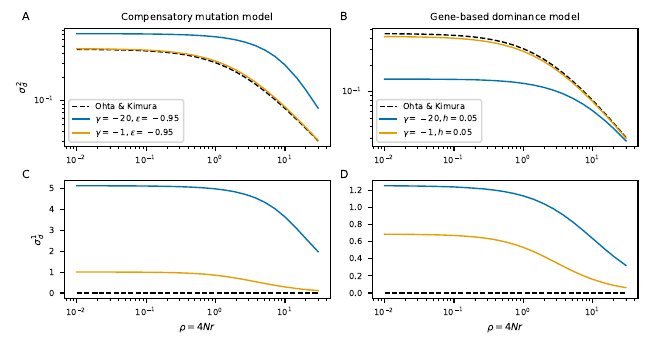

Write Python code to recreate this figure.
# Unconditioned vs allele count-conditioned LD.  Four panels, first two showing
# Hudson slices in the with rho=1 and rho=10 for neutrality and with gamma=-5
# at both loci. Second two panels show \sigma_d^2 and \sigma_d^1 for nuetrality
# and using all SNPs with gamma=-5, as well as conditioning on doubletons,
# tripletons, and few other frequencies.

import moments.TwoLocus
import matplotlib.pylab as plt
import numpy as np
import pickle
import time
import gzip

# set font sizes
import matplotlib

plt.rcParams["legend.title_fontsize"] = "xx-small"
matplotlib.rc("xtick", labelsize=6)
matplotlib.rc("ytick", labelsize=6)
matplotlib.rc("axes", labelsize=7)
matplotlib.rc("axes", titlesize=7)
matplotlib.rc("legend", fontsize=6)

from bokeh.palettes import Colorblind

colors = Colorblind[8]

gammas = [-1, -20]
h = 0.05
eps = -0.95


try:
    spectra_compens = pickle.load(gzip.open("data/compensatory.bp", "rb"))
except IOError:
    rhos = np.concatenate((np.logspace(-2, 1, 22), [15, 20, 30]))
    spectra_compens = {}
    spectra_compens["rhos"] = rhos
    n = 50
    for gamma in gammas:
        spectra_compens[(gamma, eps)] = {}
        sel_params = moments.TwoLocus.Util.additive_epistasis(gamma, eps)
        for rho in rhos:
            time1 = time.time()
            print("rho:", rho)
            F_c = moments.TwoLocus.Demographics.equilibrium(
                n, rho=rho, sel_params=sel_params
            )
            spectra_compens[(gamma, eps)][rho] = F_c
            print(" finished in", int(time.time() - time1), "seconds")
            print(" min:", F_c.min())
            print(" sd1:", F_c.D() / F_c.pi2())
            print()
    pickle.dump(spectra_compens, gzip.open("data/compensatory.bp", "wb+"))

try:
    spectra_gene = pickle.load(gzip.open("data/gene_based.bp", "rb"))
except IOError:
    rhos = np.concatenate((np.logspace(-2, 1, 22), [15, 20, 30]))
    spectra_gene = {}
    spectra_gene["rhos"] = rhos
    for gamma in gammas:
        if abs(gamma) >= 5:
            n = 60
        else:
            n = 50
        print("gamma:", gamma)
        spectra_gene[(gamma, eps)] = {}
        sel_params = moments.TwoLocus.Util.gene_based_dominance(gamma, h)
        for rho in rhos:
            time1 = time.time()
            print("rho:", rho)
            F_g = moments.TwoLocus.Demographics.equilibrium(
                n, rho=rho, sel_params_general=sel_params
            )
            spectra_gene[(gamma, h)][rho] = F_g
            print(" finished in", int(time.time() - time1), "seconds")
            print(" min:", F_g.min())
            print(" sd1:", F_g.D() / F_g.pi2())
            print()
    pickle.dump(spectra_gene, gzip.open("data/gene_based.bp", "wb+"))


rhos = spectra_compens["rhos"]
ok = (5 + rhos / 2) / (11 + 13 * rhos / 2 + rhos ** 2 / 2)

# compensatory, sd2
sd1_1 = []
sd1_20 = []
sd2_1 = []
sd2_20 = []
for rho in rhos:
    F = spectra_compens[(-20, -0.95)][rho]
    D = F.D()
    D2 = F.D2()
    pi2 = F.pi2()
    sd1_20.append(D / pi2)
    sd2_20.append(D2 / pi2)

for rho in rhos:
    F = spectra_compens[(-1, -0.95)][rho]
    D = F.D()
    D2 = F.D2()
    pi2 = F.pi2()
    sd1_1.append(D / pi2)
    sd2_1.append(D2 / pi2)

sd1_1g = []
sd1_20g = []
sd2_1g = []
sd2_20g = []
for rho in rhos:
    F = spectra_gene[(-20, 0.05)][rho]
    D = F.D()
    D2 = F.D2()
    pi2 = F.pi2()
    sd1_20g.append(D / pi2)
    sd2_20g.append(D2 / pi2)

for rho in rhos:
    F = spectra_gene[(-1, 0.05)][rho]
    D = F.D()
    D2 = F.D2()
    pi2 = F.pi2()
    sd1_1g.append(D / pi2)
    sd2_1g.append(D2 / pi2)

fig = plt.figure(937492, figsize=(6.5, 3.5))
fig.clf()

ax1 = plt.subplot(2, 2, 1)
ax2 = plt.subplot(2, 2, 2)
ax3 = plt.subplot(2, 2, 3)
ax4 = plt.subplot(2, 2, 4)

ax1.plot(rhos, ok, "k--", lw=1, label="Ohta & Kimura")
ax2.plot(rhos, ok, "k--", lw=1, label="Ohta & Kimura")
ax3.plot(rhos, 0 * ok, "k--", lw=1, label=None)
ax4.plot(rhos, 0 * ok, "k--", lw=1, label=None)

# compensatory mutations sigma_d2
ax1.plot(
    rhos, sd2_20, "-", color=colors[0], lw=1, label=r"$\gamma=-20, \epsilon=-0.95$"
)
ax1.plot(rhos, sd2_1, "-", color=colors[1], lw=1, label=rf"$\gamma=-1, \epsilon=-0.95$")

# compensatory mutations sigma_d1
ax3.plot(
    rhos, sd1_20, "-", color=colors[0], lw=1, label=r"$\gamma=-20, \epsilon=-0.95$"
)
ax3.plot(rhos, sd1_1, "-", color=colors[1], lw=1, label=rf"$\gamma=-1, \epsilon=-0.95$")

# gene based dominance sigma_d2
ax2.plot(
    rhos, sd2_20g, "-", color=colors[0], lw=1, label=rf"$\gamma=-20, h=0.05$"
)
ax2.plot(
    rhos, sd2_1g, "-", color=colors[1], lw=1, label=rf"$\gamma=-1, h=0.05$"
)

# gene-based dominance sigma_d1
ax4.plot(
    rhos, sd1_20g, "-", color=colors[0], lw=1, label=rf"$\gamma=-20, h=0.05$"
)
ax4.plot(
    rhos, sd1_1g, "-", color=colors[1], lw=1, label=rf"$\gamma=-1, h=0.05$"
)


ax1.set_xscale("log")
ax2.set_xscale("log")
ax3.set_xscale("log")
ax4.set_xscale("log")
ax1.set_yscale("log")
ax2.set_yscale("log")

ax1.set_ylabel(r"$\sigma_d^2$")
ax3.set_ylabel(r"$\sigma_d^1$")

ax1.legend(loc="lower left")
ax2.legend(loc="lower left")
ax1.set_title(r"Compensatory mutation model")
ax2.set_title(r"Gene-based dominance model")

ax3.set_xlabel(r"$\rho = 4Nr$")
ax4.set_xlabel(r"$\rho = 4Nr$")

#ax1.set_ylim([0.005, 0.6])
#ax2.set_ylim([-1.2, 1.2])
#ax3.set_ylim(ax1.get_ylim())
#ax4.set_ylim(ax2.get_ylim())

fig.tight_layout()
fig.text(0.04, 0.95, "A", fontsize=8, ha="center", va="center")
fig.text(0.53, 0.95, "B", fontsize=8, ha="center", va="center")
fig.text(0.04, 0.50, "C", fontsize=8, ha="center", va="center")
fig.text(0.53, 0.50, "D", fontsize=8, ha="center", va="center")

plt.savefig(f"gene-based-compensatory.pdf")
plt.savefig(f"gene-based-compensatory.png", dpi=300)
